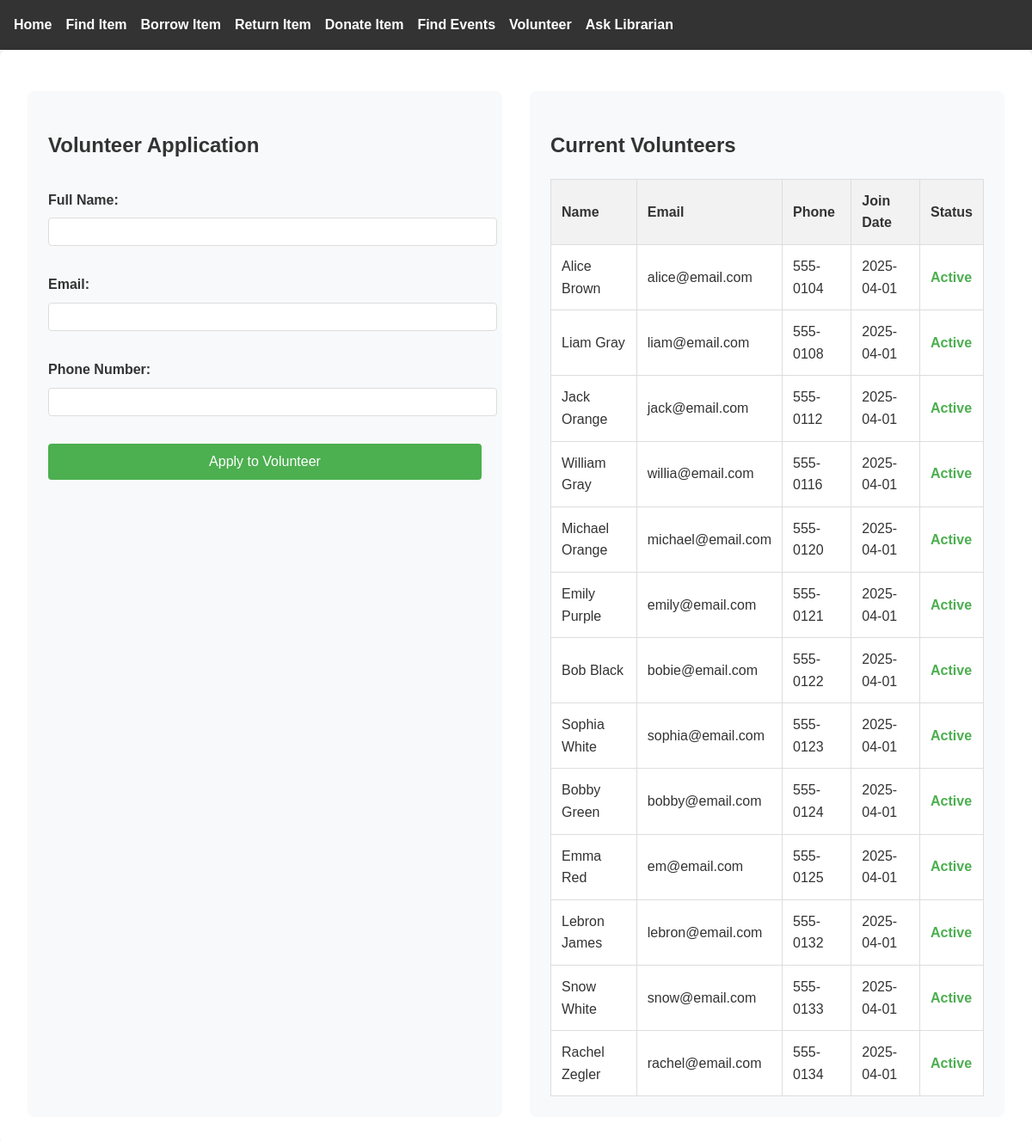
The app's page /volunteer, older data.
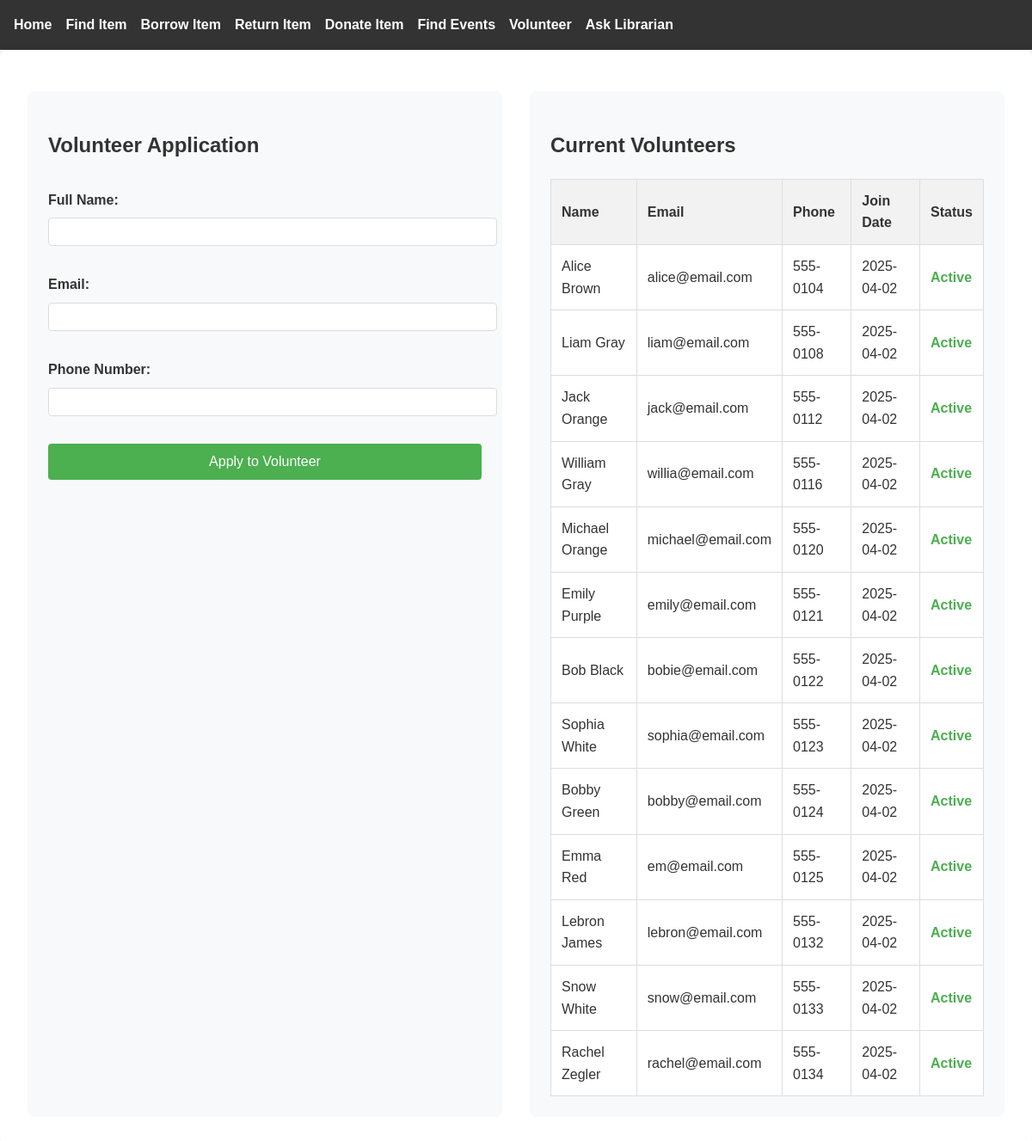
The same page, newer data.
### tables this page shows
CREATE TABLE Volunteer (
            VolunteerID INTEGER PRIMARY KEY REFERENCES Person(PersonID),
            JoinDate TEXT NOT NULL,
            MembershipStatus TEXT NOT NULL
    );

CREATE TABLE Person (
            PersonID INTEGER PRIMARY KEY AUTOINCREMENT, 
            Name TEXT NOT NULL, 
            Address TEXT, 
            PhoneNumber TEXT, 
            Email TEXT UNIQUE, 
            Role TEXT NOT NULL 
            CHECK (Role IN ('Member', 'Librarian', 'Volunteer'))
        );

### app.py (the view, shortened to what this page needs)
@app.route('/volunteer', methods=['GET', 'POST'])
def volunteer():
    conn = get_db_connection()
    volunteers = conn.execute("""
        SELECT p.Name, p.Email, p.PhoneNumber, v.JoinDate, v.MembershipStatus
        FROM Person p
        JOIN Volunteer v ON p.PersonID = v.VolunteerID
        ORDER BY v.JoinDate DESC
    """).fetchall()
    conn.close()
    return render_template('volunteer.html', volunteers=volunteers)

### app.py (called while the page is built)
def get_db_connection():
    print("Connecting to database...")
    conn = sqlite3.connect('354_mini_project.db')
    conn.row_factory = sqlite3.Row
    return conn

### templates/volunteer.html (shortened to what this page needs)
{% extends "base.html" %}
{% block content %}
<div class="volunteer-container">
    <div class="volunteer-form">
        <h2>Volunteer Application</h2>
        <form method="POST">
            <div class="form-group">
                <label>Full Name:</label>
                <input type="text" name="name" required>
            </div>
            <div class="form-group">
                <label>Email:</label>
                <input type="email" name="email" required>
            </div>
            <div class="form-group">
                <label>Phone Number:</label>
                <input type="tel" name="phone" required>
            </div>
            <button type="submit" class="btn-apply">Apply to Volunteer</button>
        </form>
    </div>
    <div class="volunteer-list">
        <h2>Current Volunteers</h2>
        {% if volunteers %}
        <table class="volunteer-table">
            <thead>
                <tr>
                    <th>Name</th>
                    <th>Email</th>
                    <th>Phone</th>
                    <th>Join Date</th>
                    <th>Status</th>
                </tr>
            </thead>
            <tbody>
                {% for volunteer in volunteers %}
                <tr>
                    <td>{{ volunteer['Name'] }}</td>
                    <td>{{ volunteer['Email'] }}</td>
                    <td>{{ volunteer['PhoneNumber'] }}</td>
                    <td>{{ volunteer['JoinDate'] }}</td>
                    <td>
                        <span class="status-{{ volunteer['MembershipStatus'].lower() }}">
                            {{ volunteer['MembershipStatus'] }}
                        </span>
                    </td>
                </tr>
                {% endfor %}
            </tbody>
        </table>
        {% else %}
        <p>No volunteers found.</p>
        {% endif %}
    </div>
</div>
{% endblock %}

Row changes from the older to the newer data that the page shows:
changed Volunteer "Alice Brown": JoinDate "2025-04-01" → "2025-04-02"
changed Volunteer "Liam Gray": JoinDate "2025-04-01" → "2025-04-02"
changed Volunteer "Jack Orange": JoinDate "2025-04-01" → "2025-04-02"
changed Volunteer "William Gray": JoinDate "2025-04-01" → "2025-04-02"
changed Volunteer "Michael Orange": JoinDate "2025-04-01" → "2025-04-02"
changed Volunteer "Emily Purple": JoinDate "2025-04-01" → "2025-04-02"
changed Volunteer "Bob Black": JoinDate "2025-04-01" → "2025-04-02"
changed Volunteer "Sophia White": JoinDate "2025-04-01" → "2025-04-02"
changed Volunteer "Bobby Green": JoinDate "2025-04-01" → "2025-04-02"
changed Volunteer "Emma Red": JoinDate "2025-04-01" → "2025-04-02"
changed Volunteer "Lebron James": JoinDate "2025-04-01" → "2025-04-02"
changed Volunteer "Snow White": JoinDate "2025-04-01" → "2025-04-02"
changed Volunteer "Rachel Zegler": JoinDate "2025-04-01" → "2025-04-02"
